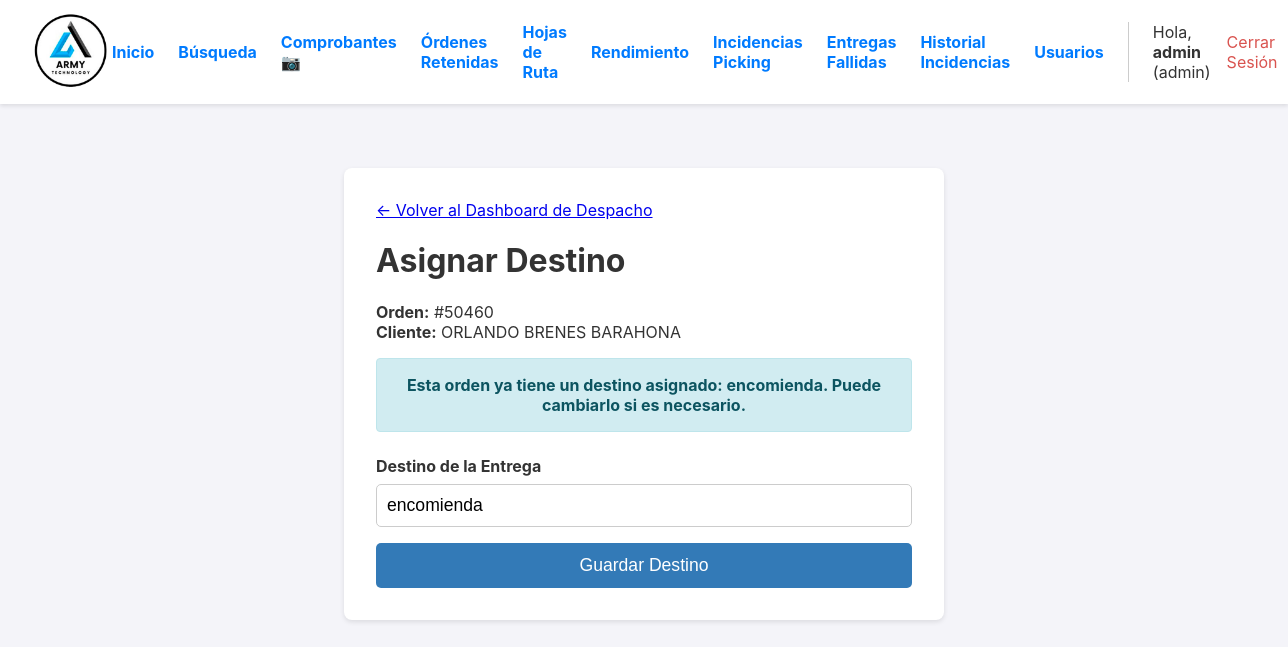
The app's page /orden/3/asignar-destino (signed in) with its own data.
### app.py (models this page shows, shortened)
class User(UserMixin, db.Model):
    id = db.Column(db.Integer, primary_key=True)
    username = db.Column(db.String(80), unique=True, nullable=False)
    password_hash = db.Column(db.String(256), nullable=False)
    role = db.Column(db.String(20), nullable=False, default='operario')

class Orden(db.Model):
    id = db.Column(db.Integer, primary_key=True)
    numero_pedido = db.Column(db.String(50), unique=True, nullable=False)
    cliente_nombre = db.Column(db.String(200), nullable=False)
    cliente_direccion = db.Column(db.String(300), nullable=True)
    estado = db.Column(db.String(30), nullable=False, default='PENDIENTE')
    fecha_creacion = db.Column(db.DateTime, nullable=False, default=datetime.datetime.utcnow)
    lote_id = db.Column(db.Integer, db.ForeignKey('lote_picking.id'), nullable=True)
    items = db.relationship('ItemOrden', backref='orden', lazy=True, cascade="all, delete-orphan")
    fecha_inicio_picking = db.Column(db.DateTime, nullable=True)
    fecha_fin_picking = db.Column(db.DateTime, nullable=True)
    fecha_fin_packing = db.Column(db.DateTime, nullable=True)
    fecha_despacho = db.Column(db.DateTime, nullable=True)
    packer_id = db.Column(db.Integer, db.ForeignKey('user.id', ondelete='SET NULL'), nullable=True)
    packer = db.relationship('User', foreign_keys=[packer_id])
    devolucion_confirmada = db.Column(db.Boolean, default=False, nullable=False)
    bultos = db.relationship('Bulto', backref='orden', cascade="all, delete-orphan")
    hoja_de_ruta_id = db.Column(db.Integer, db.ForeignKey('hoja_de_ruta.id'), nullable=True)
    destino_id = db.Column(db.Integer, db.ForeignKey('destino.id'), nullable=True)
    destino = db.relationship('Destino', backref='ordenes')
    guia_encomienda = db.Column(db.String(100), nullable=True)
    nota_entrega = db.Column(db.Text, nullable=True)
    fecha_entrega_final = db.Column(db.DateTime, nullable=True)
    nota_bodega = db.Column(db.Text, nullable=True)
    foto_guia_url = db.Column(db.String(500), nullable=True)

class Destino(db.Model):
    id = db.Column(db.Integer, primary_key=True)
    nombre = db.Column(db.String(200), unique=True, nullable=False)

### app.py (the view, shortened to what this page needs)
@app.route('/orden/<int:orden_id>/asignar-destino', methods=['GET', 'POST'])
@login_required
@logistica_required
def asignar_destino(orden_id):
    orden = db.get_or_404(Orden, orden_id)
    return render_template('asignar_destino.html', orden=orden)

### app.py (called while the page is built)
def logistica_required(f):
    @wraps(f)
    def decorated_function(*args, **kwargs):
        if not current_user.is_authenticated or current_user.role not in ['admin', 'operario', 'garantias']:
            flash('Se requiere rol de Administrador, Operario o Garantías para acceder a esta página.', 'error')
            return redirect(url_for('dashboard'))
        return f(*args, **kwargs)
    return decorated_function

@login_manager.user_loader
def load_user(user_id):
    return db.session.get(User, int(user_id))

### templates/asignar_destino.html (shortened to what this page needs)
{% extends "layout.html" %}
{% block content %}
<div class="form-container">
    <a href="{{ url_for('dashboard_despacho') }}" class="back-link">← Volver al Dashboard de Despacho</a>
    <h1>Asignar Destino</h1>
    <p><strong>Orden:</strong> #{{ orden.numero_pedido }}<br>
       <strong>Cliente:</strong> {{ orden.cliente_nombre }}</p>
    {% if orden.destino %}
        <div class="flash flash-info">
            Esta orden ya tiene un destino asignado: <strong>{{ orden.destino.nombre }}</strong>. Puede cambiarlo si es necesario.
        </div>
    {% endif %}
    <form method="POST">
        <div class="form-group">
            <label for="destino-input">Destino de la Entrega</label>
            <input type="text" id="destino-input" name="destino" list="destinos-list" required autocomplete="off" value="{{ orden.destino.nombre if orden.destino else '' }}">
        </div>
        <button type="submit" class="submit-btn">Guardar Destino</button>
    </form>
</div>
{% endblock %}

### templates/layout.html (shortened to what this page needs)
<!DOCTYPE html>
<html lang="es">
<head>
</head>
<body>
    <header>
        <div class="logo">
            <a href="{{ url_for('dashboard') }}">
                <img src="{{ url_for('static', filename='img/logo.png') }}" alt="Logo de la Empresa">
            </a>
        </div>
        <nav class="nav">
             {% if current_user.is_authenticated %}
                {% if current_user.role == 'admin' %}
                    <div class="nav-admin-links">
                        <a href="{{ url_for('dashboard') }}">Inicio</a>
                        <a href="{{ url_for('reportes_y_busqueda') }}">Búsqueda</a>
                        <a href="{{ url_for('galeria_comprobantes') }}">Comprobantes 📷</a>
                        <a href="{{ url_for('ordenes_retenidas') }}">Órdenes Retenidas</a>
                        <a href="{{ url_for('gestionar_rutas') }}">Hojas de Ruta</a>
                        <a href="{{ url_for('reporte_operarios') }}">Rendimiento</a>
                        <a href="{{ url_for('gestionar_incidencias') }}" class="nav-link-with-badge">
                            Incidencias Picking
                        </a>
                        <a href="{{ url_for('gestionar_entregas_fallidas') }}" class="nav-link-with-badge">
                            Entregas Fallidas
                        </a>
                        <a href="{{ url_for('historial_incidencias') }}">Historial Incidencias</a>
                        <a href="{{ url_for('gestionar_usuarios') }}">Usuarios</a>
                    </div>
                {% endif %}
                <div class="user-info">
                    <span>Hola, <strong>{{ current_user.username }}</strong> ({{ current_user.role }})</span>
                    <a href="{{ url_for('logout') }}" style="color: #d9534f;">Cerrar Sesión</a>
                </div>
             {% endif %}
        </nav>
    </header>
    <main>
        {% block content %}{% endblock %}
    </main>
</body>
</html>

### templates/layout.html (style rules this page uses)
body { font-family: -apple-system, BlinkMacSystemFont, "Segoe UI", Roboto, "Helvetica Neue", Arial, sans-serif; margin: 0; background-color: #f4f4f9; color: #333; }
header { background-color: #fff; padding: 10px 2em; display: flex; justify-content: space-between; align-items: center; box-shadow: 0 2px 4px rgba(0,0,0,0.1); position: sticky; top: 0; z-index: 100; }
.logo img { height: 80px; }
.nav { display: flex; align-items: center; gap: 1em; }
.nav-admin-links { display: flex; align-items: center; gap: 1.5em; font-weight: bold; border-right: 1px solid #ccc; padding-right: 1.5em; margin-right: 0.5em; }
.nav-admin-links a, .user-info a { text-decoration: none; color: #007bff; }
.user-info { display: flex; align-items: center; gap: 1em; }
main { padding: 2em; }
.flash { padding: 1rem; margin: 0 0 1.5rem 0; border: 1px solid transparent; border-radius: .25rem; text-align: center; font-weight: bold; }
.flash-info { color: #0c5460; background-color: #d1ecf1; border-color: #bee5eb; }
* { box-sizing: border-box; }
main { padding: 1em; }
@media (min-width: 768px) { main { padding: 2em; } }
.nav-link-with-badge { position: relative; text-decoration: none; }

### templates/asignar_destino.html (style rules this page uses)
.form-container { max-width: 600px; margin: 2em auto; background: white; padding: 2em; border-radius: 8px; box-shadow: 0 2px 5px rgba(0,0,0,0.1); }
.form-group label { display: block; font-weight: bold; margin-bottom: 0.5rem; }
.form-group input { width: 100%; padding: 10px; font-size: 1.1rem; border-radius: 5px; border: 1px solid #ccc; }
.submit-btn { width: 100%; padding: 12px; font-size: 1.1rem; background-color: #337ab7; color: white; border: none; border-radius: 5px; cursor: pointer; margin-top: 1rem; }

### records on screen
User: username "admin", role "admin"
Orden: numero_pedido "50460", cliente_nombre "ORLANDO BRENES BARAHONA"
Destino: destino.nombre "encomienda", destino "encomienda"
